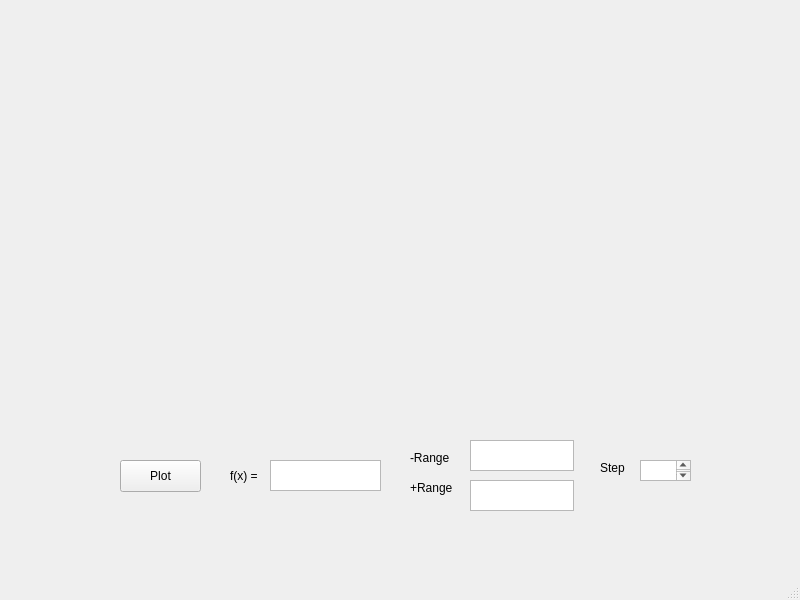
<?xml version="1.0" encoding="UTF-8"?>
<ui version="4.0">
 <class>plot</class>
 <widget class="QMainWindow" name="plot">
  <property name="geometry">
   <rect>
    <x>0</x>
    <y>0</y>
    <width>800</width>
    <height>600</height>
   </rect>
  </property>
  <property name="windowTitle">
   <string>plot</string>
  </property>
  <widget class="QWidget" name="centralwidget">
   <widget class="QLabel" name="label">
    <property name="geometry">
     <rect>
      <x>230</x>
      <y>465</y>
      <width>41</width>
      <height>21</height>
     </rect>
    </property>
    <property name="text">
     <string>f(x) = </string>
    </property>
   </widget>
   <widget class="QPlainTextEdit" name="equation">
    <property name="geometry">
     <rect>
      <x>270</x>
      <y>460</y>
      <width>111</width>
      <height>31</height>
     </rect>
    </property>
   </widget>
   <widget class="QCustomPlot" name="widget" native="true">
    <property name="geometry">
     <rect>
      <x>39</x>
      <y>19</y>
      <width>721</width>
      <height>401</height>
     </rect>
    </property>
   </widget>
   <widget class="QPushButton" name="pushButton">
    <property name="geometry">
     <rect>
      <x>120</x>
      <y>460</y>
      <width>81</width>
      <height>32</height>
     </rect>
    </property>
    <property name="text">
     <string>Plot</string>
    </property>
   </widget>
   <widget class="QLabel" name="xmin">
    <property name="geometry">
     <rect>
      <x>410</x>
      <y>450</y>
      <width>58</width>
      <height>16</height>
     </rect>
    </property>
    <property name="text">
     <string>-Range</string>
    </property>
   </widget>
   <widget class="QLabel" name="xmax">
    <property name="geometry">
     <rect>
      <x>410</x>
      <y>480</y>
      <width>58</width>
      <height>16</height>
     </rect>
    </property>
    <property name="text">
     <string>+Range</string>
    </property>
   </widget>
   <widget class="QPlainTextEdit" name="xmin_text">
    <property name="geometry">
     <rect>
      <x>470</x>
      <y>440</y>
      <width>104</width>
      <height>31</height>
     </rect>
    </property>
   </widget>
   <widget class="QPlainTextEdit" name="xmax_text">
    <property name="geometry">
     <rect>
      <x>470</x>
      <y>480</y>
      <width>104</width>
      <height>31</height>
     </rect>
    </property>
   </widget>
   <widget class="QPlainTextEdit" name="step">
    <property name="geometry">
     <rect>
      <x>640</x>
      <y>460</y>
      <width>51</width>
      <height>21</height>
     </rect>
    </property>
   </widget>
   <widget class="QLabel" name="label_2">
    <property name="geometry">
     <rect>
      <x>600</x>
      <y>460</y>
      <width>58</width>
      <height>16</height>
     </rect>
    </property>
    <property name="text">
     <string>Step</string>
    </property>
   </widget>
  </widget>
  <widget class="QMenuBar" name="menubar">
   <property name="geometry">
    <rect>
     <x>0</x>
     <y>0</y>
     <width>800</width>
     <height>22</height>
    </rect>
   </property>
  </widget>
  <widget class="QStatusBar" name="statusbar"/>
 </widget>
 <customwidgets>
  <customwidget>
   <class>QCustomPlot</class>
   <extends>QWidget</extends>
   <header>qcustomplot.h</header>
   <container>1</container>
  </customwidget>
 </customwidgets>
 <resources/>
 <connections/>
</ui>
